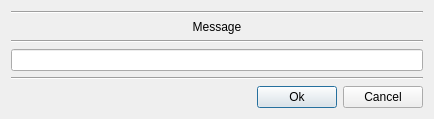
<?xml version="1.0" encoding="UTF-8"?>
<ui version="4.0">
 <class>Dialog</class>
 <widget class="QDialog" name="Dialog">
  <property name="geometry">
   <rect>
    <x>0</x>
    <y>0</y>
    <width>434</width>
    <height>116</height>
   </rect>
  </property>
  <property name="windowTitle">
   <string>Dialog</string>
  </property>
  <layout class="QGridLayout" name="gridLayout">
   <item row="0" column="0">
    <widget class="Line" name="line">
     <property name="orientation">
      <enum>Qt::Horizontal</enum>
     </property>
    </widget>
   </item>
   <item row="1" column="0">
    <widget class="QLabel" name="lMessage">
     <property name="font">
      <font>
       <pointsize>9</pointsize>
      </font>
     </property>
     <property name="layoutDirection">
      <enum>Qt::LeftToRight</enum>
     </property>
     <property name="text">
      <string>Message</string>
     </property>
     <property name="alignment">
      <set>Qt::AlignCenter</set>
     </property>
     <property name="textInteractionFlags">
      <set>Qt::LinksAccessibleByMouse|Qt::TextSelectableByMouse</set>
     </property>
    </widget>
   </item>
   <item row="2" column="0">
    <widget class="Line" name="line_2">
     <property name="orientation">
      <enum>Qt::Horizontal</enum>
     </property>
    </widget>
   </item>
   <item row="3" column="0">
    <widget class="QLineEdit" name="leUserValue"/>
   </item>
   <item row="5" column="0">
    <layout class="QHBoxLayout" name="horizontalLayout">
     <item>
      <spacer name="horizontalSpacer">
       <property name="orientation">
        <enum>Qt::Horizontal</enum>
       </property>
       <property name="sizeHint" stdset="0">
        <size>
         <width>40</width>
         <height>20</height>
        </size>
       </property>
      </spacer>
     </item>
     <item>
      <widget class="QPushButton" name="bAccept">
       <property name="text">
        <string>Ok</string>
       </property>
      </widget>
     </item>
     <item>
      <widget class="QPushButton" name="bCancel">
       <property name="text">
        <string>Cancel</string>
       </property>
      </widget>
     </item>
    </layout>
   </item>
   <item row="4" column="0">
    <widget class="Line" name="line_3">
     <property name="orientation">
      <enum>Qt::Horizontal</enum>
     </property>
    </widget>
   </item>
  </layout>
 </widget>
 <resources/>
 <connections/>
</ui>
